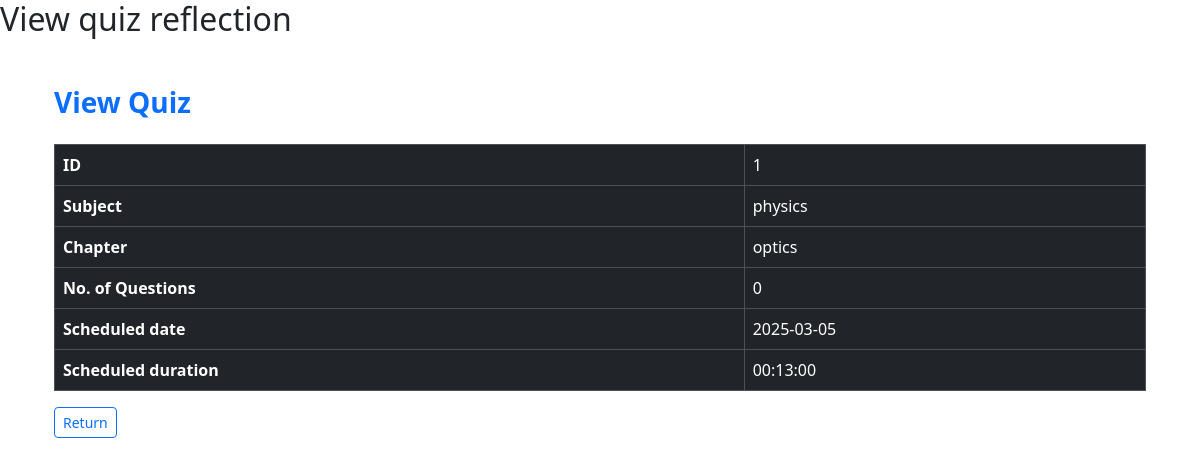
Before: /dashboard/user/1/1/viewquiz with the older database file.
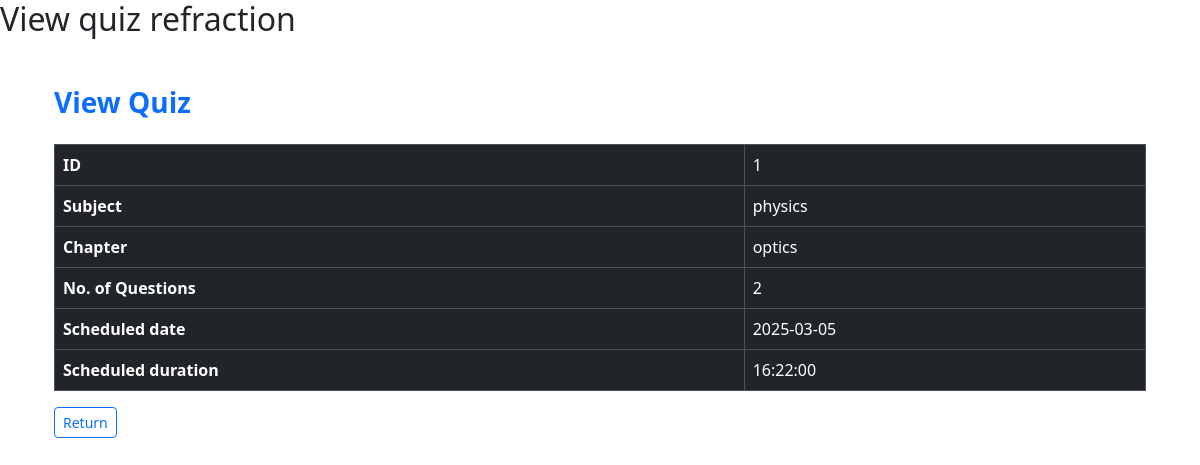
After: the same page with the newer database file.
### models/quiz.py (models this page shows)
class Quiz(db.Model):
    id = db.Column(db.Integer, primary_key=True)
    chapter_id = db.Column(db.Integer, db.ForeignKey('chapter.id'), nullable=False)
    quizdate = db.Column(db.Date)
    quizduration = db.Column(db.Time)
    quizname=db.Column(db.String(150), nullable=False,unique=True)
    questions = db.relationship('Question', backref='quiz', lazy=True)
    scores = db.relationship('Score', backref='quiz', lazy=True)
    @hybrid_property
    def noofquestions(self):
        return len(self.questions)

### app.py (the view)
@app.route("/dashboard/user/<int:id>/<int:quizid>/viewquiz", methods=["GET", "POST"])
def userviewquiz(id, quizid):
    quiz = Quiz.query.filter_by(id=quizid).first()
    chapter = Chapter.query.filter_by(id=quiz.chapter_id).first()
    subject = Subject.query.filter_by(id=chapter.subject_id).first()
    print(quiz, chapter, subject)
    return render_template(
        "userviewquiz.html",
        id=id,
        quiz=quiz,
        chapter=chapter.name,
        subject=subject.name,
    )

### templates/userviewquiz.html (shortened to what this page needs)
{% extends "base.html" %}
{% block content %}
<div class="container my-5">
    <h3 class="mb-4 text-primary fw-bold">View Quiz</h3>
    <div class="table-responsive">
        <table class="table table-striped table-hover table-bordered">
            <thead class="table-dark">
               <tr>
                <th>ID</th>
                <td>{{quiz.id}}</td>
               </tr>
               <tr>
                <th>Subject</th>
                <td>{{subject}}</td>
               </tr>
               <tr>
                <th>Chapter</th>
                <td>{{chapter}}</td>
               </tr>
               <tr>
                <th>No. of Questions</th>
                <td>{{quiz.noofquestions}}</td>
               </tr>
                <th>Scheduled date</th>
                <td>{{quiz.quizdate}}</td>
                <th>Scheduled duration</th>
                <td>{{quiz.quizduration}}</td>
        </table>
        <button type="button" onclick="location.href='{{ url_for('userdashboard', id=id) }}'" class="btn btn-outline-primary btn-sm me-2">Return</button>
    </div>
{% endblock %}

Changed rows visible on the page:
changed Quiz id 1: quizduration "00:13:00" → "16:22:00"
Other visible differences:
{{ quiz.noofquestions }}: "0" → "2"
